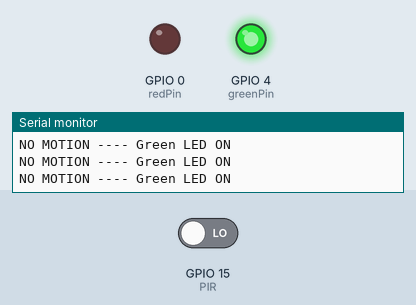
Recording of a sketch running on a simulated ESP32. On the bench: output pins drawn as LEDs (lit = HIGH), the last lines printed to the serial monitor. Inputs (shaded band) come from the test bench; at power-on: GPIO 15 (PIR) LOW.

Above: at 1.8 s.
1.9 s: GPIO 15 (PIR) driven HIGH
At 2.8 s:
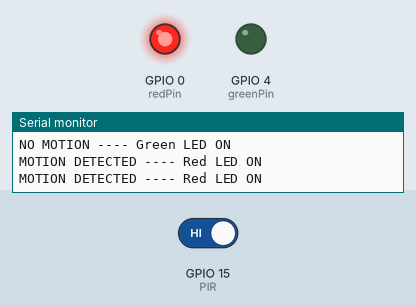
3.5 s: GPIO 15 (PIR) driven LOW
At 3.9 s:
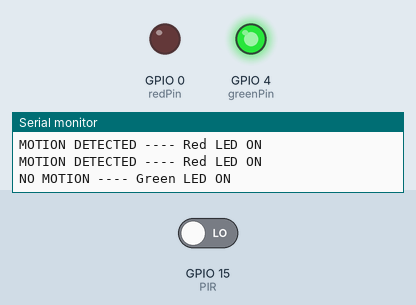
Timing chart, 0 to 6.5 s (numbered marks = the images above; inputs shaded):
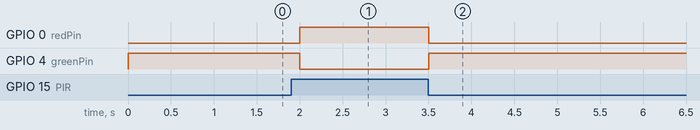

The sketch:

motion_sensor_esp32.ino
```cpp
int redPin=0;
int greenPin=4;
int PIR=15;
int motionState;
void setup() {
  // put your setup code here, to run once:
  Serial.begin(115200);
  Serial.println("MOTION DETECTION USING ESP32");
  pinMode(redPin, OUTPUT);
  pinMode(greenPin, OUTPUT);
  pinMode(PIR, INPUT);

}

void loop() {
  // put your main code here, to run repeatedly:
  motionState=digitalRead(PIR);
  if(motionState){
    digitalWrite(redPin, HIGH);
    digitalWrite(greenPin, LOW);
    Serial.println("MOTION DETECTED ---- Red LED ON");
  }else{
    digitalWrite(redPin, LOW);
    digitalWrite(greenPin, HIGH);
    Serial.println("NO MOTION ---- Green LED ON");
  }
  delay(500);
}
```

Measured:
- after the input at 1.9 s, GPIO 0 (redPin): LOW → HIGH after 0.10 s; GPIO 4 (greenPin): HIGH → LOW after 0.10 s
- after the input at 3.5 s, GPIO 0 (redPin): HIGH → LOW at once; GPIO 4 (greenPin): LOW → HIGH at once
